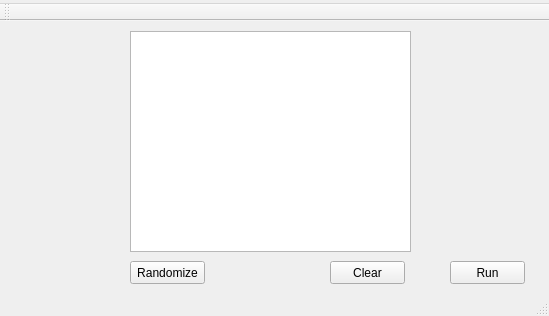
<?xml version="1.0" encoding="UTF-8"?>
<ui version="4.0">
 <class>MainWindow</class>
 <widget class="QMainWindow" name="MainWindow">
  <property name="geometry">
   <rect>
    <x>0</x>
    <y>0</y>
    <width>549</width>
    <height>316</height>
   </rect>
  </property>
  <property name="windowTitle">
   <string>Cellular Automaton - Multiscale Modelling project by Grzegorz Starowicz</string>
  </property>
  <widget class="QWidget" name="centralWidget">
   <widget class="QPushButton" name="pushButton">
    <property name="geometry">
     <rect>
      <x>330</x>
      <y>240</y>
      <width>75</width>
      <height>23</height>
     </rect>
    </property>
    <property name="text">
     <string>Clear</string>
    </property>
   </widget>
   <widget class="QGraphicsView" name="graphicsView">
    <property name="geometry">
     <rect>
      <x>130</x>
      <y>10</y>
      <width>281</width>
      <height>221</height>
     </rect>
    </property>
   </widget>
   <widget class="QPushButton" name="randomizeButton">
    <property name="geometry">
     <rect>
      <x>130</x>
      <y>240</y>
      <width>75</width>
      <height>23</height>
     </rect>
    </property>
    <property name="text">
     <string>Randomize</string>
    </property>
   </widget>
   <widget class="QPushButton" name="RunButton">
    <property name="geometry">
     <rect>
      <x>450</x>
      <y>240</y>
      <width>75</width>
      <height>23</height>
     </rect>
    </property>
    <property name="text">
     <string>Run</string>
    </property>
   </widget>
  </widget>
  <widget class="QMenuBar" name="menuBar">
   <property name="geometry">
    <rect>
     <x>0</x>
     <y>0</y>
     <width>549</width>
     <height>21</height>
    </rect>
   </property>
   <widget class="QMenu" name="menuCellular_Automaton_Multiscale_Modelling_project_by_Grzegorz_Starowicz">
    <property name="title">
     <string/>
    </property>
   </widget>
   <addaction name="menuCellular_Automaton_Multiscale_Modelling_project_by_Grzegorz_Starowicz"/>
  </widget>
  <widget class="QToolBar" name="mainToolBar">
   <attribute name="toolBarArea">
    <enum>TopToolBarArea</enum>
   </attribute>
   <attribute name="toolBarBreak">
    <bool>false</bool>
   </attribute>
  </widget>
  <widget class="QStatusBar" name="statusBar"/>
 </widget>
 <layoutdefault spacing="6" margin="11"/>
 <resources/>
 <connections/>
</ui>
